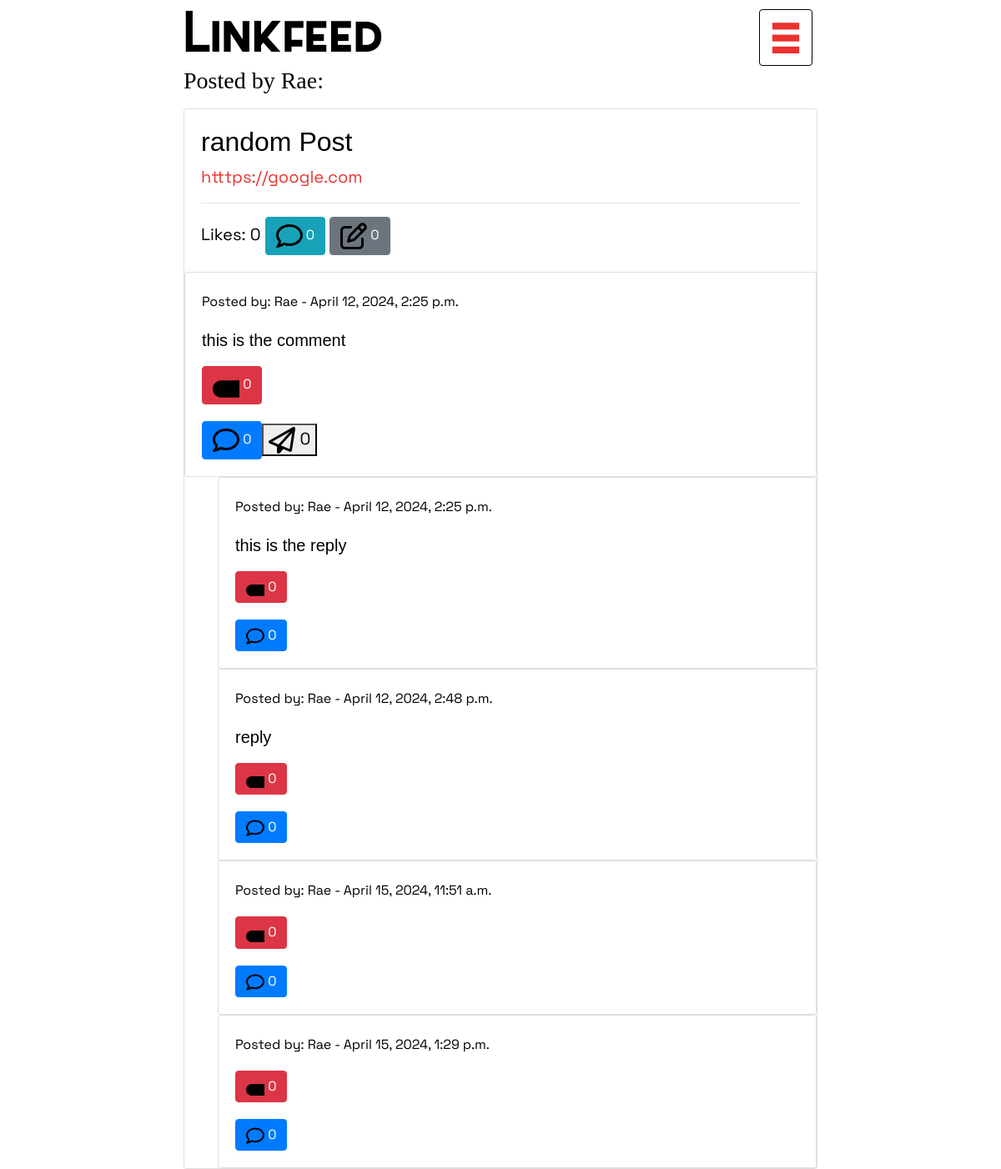
/Linkfeed/post/301/ (signed in), run on an earlier commit of the app's database.
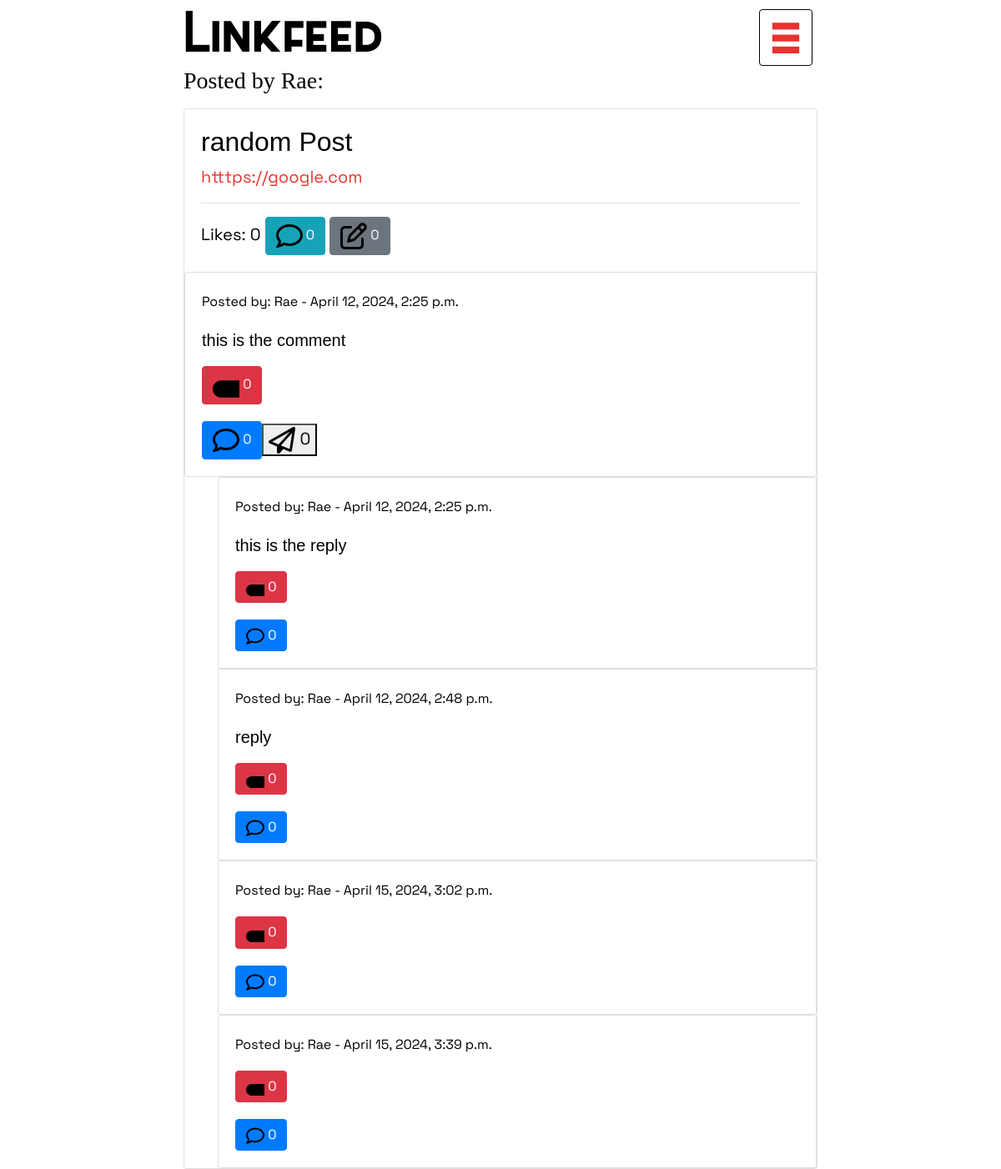
And on a later commit of the database.
### Linkfeed/models.py (models this page shows, shortened)
class Comment(models.Model):
    user = models.ForeignKey(User, on_delete=models.CASCADE, related_name="comments")
    post = models.ForeignKey(Post, on_delete=models.CASCADE, related_name="comments")
    parent_comment = models.ForeignKey('self', on_delete=models.CASCADE, null=True, blank=True, related_name='replies')
    body = models.TextField()
    likes = models.IntegerField(default=0)
    timestamp = models.DateTimeField(auto_now_add=True)

class User(AbstractUser):
    pass

### Linkfeed/views.py (the view)
# urls.py: path("post/<int:post_id>/", views.post, name="post"),
def post(request, post_id):
    if not request.user.is_authenticated:
        return HttpResponseRedirect(reverse("login"))
    else:
        try:
            stuff = get_object_or_404(Post, id=post_id)
            total_likes = stuff.total_likes()
            liked = False
            if stuff.likes.filter(id=request.user.id).exists():
                liked = True
            post = get_object_or_404(Post, id=post_id)
            comments = Comment.objects.filter(post=post)  # Fetch comments associated with the post
            return render(request, "Linkfeed/post.html", {"post": post, "comments": comments, 'stuff': stuff, 'total_likes': total_likes, 'liked': liked})
        except Http404:
            return HttpResponse("404 - Post Not Found", status=404)

### Linkfeed/models.py (called while the page is built)
    def total_likes(self):
        return self.likes.count()

### Linkfeed/templates/Linkfeed/post.html (shortened to what the changed rows need)
{% extends "Linkfeed/layouts.html" %}
{% load static %}
{% block styles %}
<link rel="stylesheet" href="{% static 'Linkfeed/post.css' %}">
{% endblock %}
{% block body %}
<div class="card post-container">
    <div class="card-body">
        <h2 class="post-title">
            {% if post.title %}
            {{ post.title }}
            {% else %}
            Untitled
            {% endif %}
        </h2>
    </div>
    <div class="comments-dropdown comment-border">
        <div class="scrollable-comments">
            {% for comment in post.comments.all %}
            {% if not comment.parent_comment %}
            <div class="card comment-container">
                <div class="card-body">
                    <p id="comment-username" style="font-size: 16px" class="comment-username">Posted by:
                        {{comment.user.username }} - {{comment.timestamp }}</p>
                    <p class="comment-body">{{ comment.body }}</p>
                    {% if request.user == post.user or request.user == comment.user %}
                    <form id="deleteCommentForm{{ comment.id }}" action="{% url 'delete_comment' comment.id %}"
                        method="post">
                        <button type="button" class="btn btn-danger" onclick="confirmDelete('{{ comment.id }}')">
                            <img src="{% static 'Linkfeed/delete.svg' %}" width="32" height="32" fill="black"
                                viewBox="0 0 32 32">
                            <span>0</span>
                        </button>
                    </form>
                    {% endif %}
                    <button class="btn btn-primary reply-button">
                        <img src="{% static 'Linkfeed\comment.svg' %}" width="32" height="32"
                            fill="black" viewBox="0 0 32 32">
                        <span>0</span>
                        <form class="reply-form" method="post" action="{% url 'add_comment' post_id=post.id %}"
                            style="margin-left: 20px; display: none;">
                            <button type="submit">
                                <img src="{% static 'Linkfeed/send.svg' %}" width="32" height="32" fill="black"
                                    viewBox="0 0 32 32">
                                <span>0</span>
                            </button>
                        </form>
                </div>
            </div>
            {% endif %}
            {% for reply in comment.replies.all %}
            <div class="card comment-container child-comment">
                <div class="card-body">
                    <p id="comment-username" style="font-size: 16px" class="comment-username">Posted by: {{reply.user.username }} - {{reply.timestamp }}</p>
                    <p class="comment-body">{{ reply.body }}</p>
                    {% if request.user == post.user or request.user == reply.user %}
                    <form id="deleteCommentForm{{ reply.id }}" action="{% url 'delete_comment' reply.id %}"
                        method="post">
                        <button type="button" class="btn btn-danger" onclick="confirmDelete('{{ reply.id }}')">
                            <img src="{% static 'Linkfeed/delete.svg' %}" width="22" height="22" fill="black"
                                viewBox="0 0 22 22">
                            <span>0</span>
                        </button>
                    </form>
                    {% endif %}
                    <button class="btn btn-primary reply-button">
                        <img src="{% static 'Linkfeed\comment.svg' %}" width="22" height="22"
                            fill="black" viewBox="0 0 22 22">
                        <span>0</span>
                    </button>
                </div>
            </div>
            {% endfor %}
            {% empty %}
            <p>No comments yet.</p>
            {% endfor %}
        </div>
    </div>
    {% endblock body %}

What changed in the data, as far as the page shows it:
removed Comment: user.username "Rae", timestamp "April 15, 2024, 11:51 a.m."
removed Comment: user.username "Rae", timestamp "April 15, 2024, 1:29 p.m."
added Comment: user.username "Rae", timestamp "April 15, 2024, 3:02 p.m."
added Comment: user.username "Rae", timestamp "April 15, 2024, 3:39 p.m."
